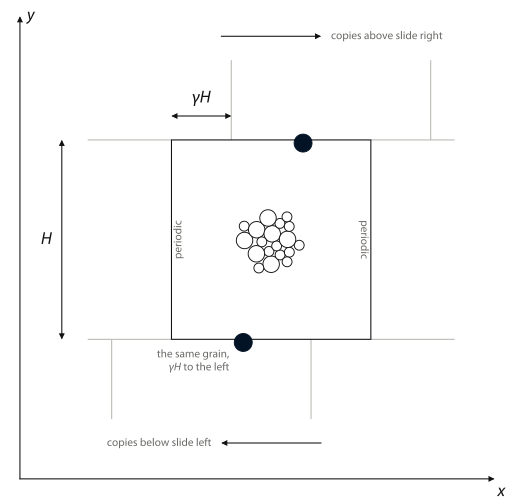

This figure's Python source:
"""lees_edwards.py -- the Lees-Edwards boundary, drawn like Getting Started's apparatus figure
(biaxial/apparatus.py): one thin line weight, Myriad Pro, ink and a muted gray.

    python lees_edwards.py        -> lees_edwards.svg next to this file

The periodic cell (ink) is seen inside a window onto its copies (gray seams).  The row of copies
above is shifted right by gamma H and the row below left by gamma H, so their seams do not line
up with the cell's.  One grain (filled) touches the top of the cell, and its copy through the
boundary touches the bottom, gamma H to the left.  The discs are the 19-grain cluster of
apparatus.py.
"""
from pathlib import Path
import matplotlib
matplotlib.use('Agg')
import matplotlib.pyplot as plt
import matplotlib.font_manager as fm
from matplotlib.patches import Circle, FancyArrowPatch, Rectangle

HERE = Path(__file__).resolve().parent
INK, MUTED, SEAM, FILL = '#111111', '#6b6a67', '#b9b8b3', '#031326'
LW = 0.8
FS_SYM, FS_TXT = 13, 8.5
FONT_DIR = Path.home() / 'Library' / 'Fonts'
for f in ('MYRIADPRO-REGULAR.OTF', 'MyriadPro-It.otf'):
    fm.fontManager.addfont(str(FONT_DIR / f))
plt.rcParams.update({'font.family': 'Myriad Pro', 'mathtext.fontset': 'custom',
                     'mathtext.rm': 'Myriad Pro', 'mathtext.it': 'Myriad Pro:italic',
                     'lines.linewidth': LW, 'patch.linewidth': LW, 'text.color': INK,
                     'svg.fonttype': 'path'})

CLUSTER = [(-0.001, -1.493, 0.5), (-0.748, -1.722, 0.3), (-1.615, -0.051, 0.5),
           (-1.635, 0.817, 0.3), (-0.134, -0.716, 0.3), (0.541, -0.93, 0.3),
           (-0.879, 0.599, 0.5), (0.065, 0.351, 0.5), (-0.896, -0.859, 0.5),
           (0.333, -0.384, 0.3), (-0.566, -0.135, 0.3), (1.103, -0.763, 0.3),
           (1.701, -0.34, 0.3), (0.966, -1.344, 0.3), (0.994, 0.019, 0.5),
           (0.53, 0.984, 0.3), (-0.191, 1.313, 0.5), (1.096, 0.8, 0.3), (0.96, 1.38, 0.3)]
S = 0.18 / 2.177              # the cluster fills a circle of radius 0.18 of the cell
D = 0.30                      # the drawn offset gamma H, as a fraction of the cell
X0, X1, Y0, Y1 = -0.42, 1.42, -0.40, 1.40     # the window onto the copies
GX, GR = 0.66, 0.045          # the marked grain: x and radius

fig = plt.figure(figsize=(5.4, 5.2))
ax = fig.add_axes([0, 0, 1, 1])
ax.set_xlim(-0.86, 1.74)
ax.set_ylim(-0.80, 1.70)
ax.set_aspect('equal')
ax.axis('off')


def arrow(p0, p1, style='-|>'):
    ax.add_patch(FancyArrowPatch(p0, p1, arrowstyle=style, mutation_scale=8, color=INK, lw=LW,
                                 shrinkA=0, shrinkB=0, joinstyle='miter'))


def text(x, y, s, size=FS_TXT, color=MUTED, **kw):
    ax.text(x, y, s, fontsize=size, color=color, **kw)


def seam(x0, y0, x1, y1):
    ax.plot([x0, x1], [y0, y1], color=SEAM, lw=LW, solid_capstyle='butt')


# the copies, cut to the window by hand: row boundaries, then each row's vertical seams
for y in (0.0, 1.0):
    seam(X0, y, 0.0, y)
    seam(1.0, y, X1, y)
for row, shift, ya, yb in ((1, D, 1.0, Y1), (0, 0.0, 0.0, 1.0), (-1, -D, Y0, 0.0)):
    for k in range(-2, 3):
        x = k + shift
        if X0 < x < X1 and not (row == 0 and x in (0.0, 1.0)):
            seam(x, ya, x, yb)

# the cell and its grains
ax.add_patch(Rectangle((0, 0), 1, 1, fill=False, ec=INK, lw=LW, zorder=3))
for cx, cy, cr in CLUSTER:
    ax.add_patch(Circle((0.5 + S * cx, 0.5 + S * cy), S * cr, fc='white', ec=INK, lw=0.7, zorder=3))
text(0.035, 0.5, 'periodic', rotation=90, ha='center', va='center')
text(0.965, 0.5, 'periodic', rotation=-90, ha='center', va='center')

# one grain at the top of the cell, and its copy through the boundary, gamma H to the left
for gx, gy in ((GX, 1.0 - 0.35 * GR), (GX - D, -0.35 * GR)):
    ax.add_patch(Circle((gx, gy), GR, fc=FILL, ec=FILL, lw=0.7, zorder=4))
text(GX - D - 0.07, -0.05, 'the same grain,\n' + r'$\gamma H$ to the left', ha='right', va='top',
     linespacing=1.3)

# the offset between the cell and the row above
arrow((0.0, 1.12), (D, 1.12), '<|-|>')
text(0.5 * D, 1.17, r'$\gamma H$', FS_SYM, INK, ha='center', va='bottom')

# the rows of copies slide opposite ways as the strain grows
arrow((0.25, Y1 + 0.12), (0.75, Y1 + 0.12))
text(0.80, Y1 + 0.12, 'copies above slide right', ha='left', va='center')
arrow((0.75, Y0 - 0.12), (0.25, Y0 - 0.12))
text(0.20, Y0 - 0.12, 'copies below slide left', ha='right', va='center')

# the cell's height
arrow((-0.55, 0.0), (-0.55, 1.0), '<|-|>')
text(-0.60, 0.5, r'$H$', FS_SYM, INK, ha='right', va='center')

# the x-y frame
arrow((-0.76, -0.70), (1.62, -0.70))
arrow((-0.76, -0.70), (-0.76, 1.62))
text(1.635, -0.725, r'$x$', FS_SYM, INK, ha='left', va='top')
text(-0.725, 1.62, r'$y$', FS_SYM, INK, ha='left', va='center')

out = HERE / 'lees_edwards.svg'
fig.savefig(out, transparent=True)
print('wrote', out)
if __import__('sys').argv[1:]:
    fig.savefig(__import__('sys').argv[1], dpi=220, facecolor='white')
